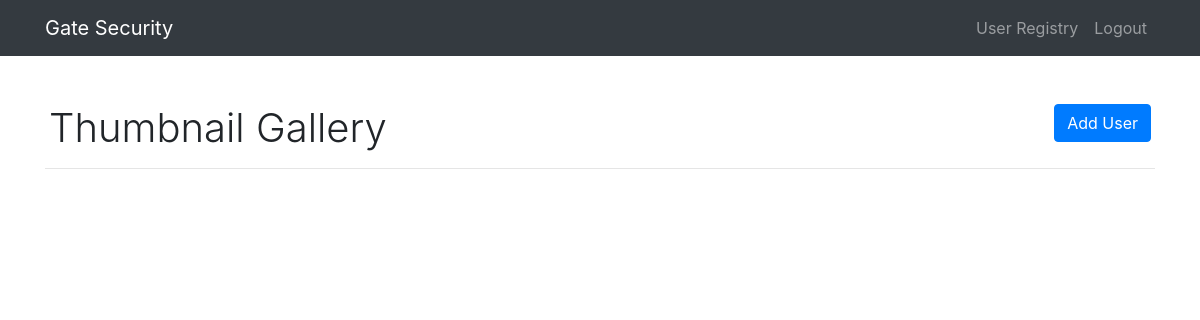
The app's page /user/1/image (signed in), older data.
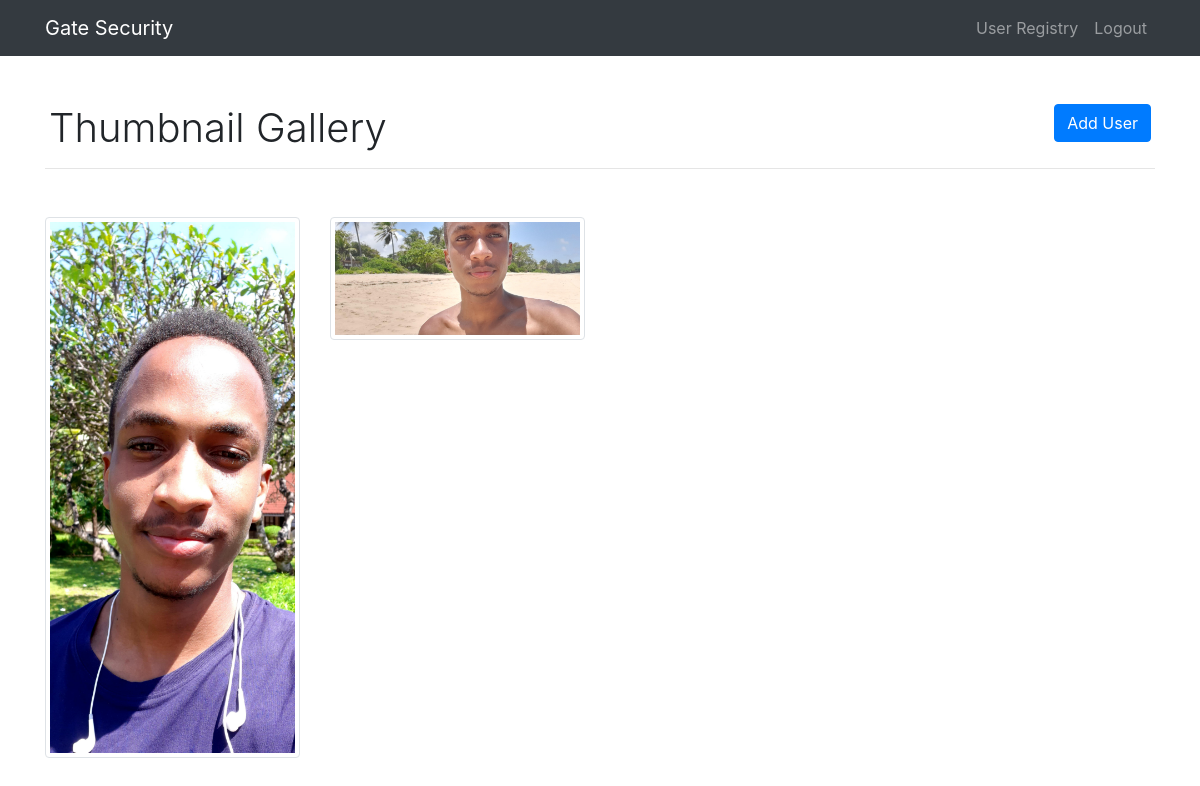
The same page, newer data.
### security/models/Image.py (models this page shows)
class Image(db.Model):
    id = db.Column(db.Integer, primary_key=True)
    file = db.Column(db.String(20), nullable=False)
    encoding = db.Column(db.BLOB, nullable=False)
    date_created = db.Column(db.DateTime, nullable=False, default=datetime.utcnow)
    user_id = db.Column(db.Integer, db.ForeignKey('user.id'), nullable=False)

### security/routes/routes.py (the view)
@app.route("/user/<user_id>/image", methods=['GET', 'POST'])
@login_required
def image(user_id):
    return ImageController.create(user_id)

### security/controllers/ImageController.py (called while the page is built, shortened)
def create(user):
    user = User.query.get(user)
    images = ImageModel.query.filter_by(user=user).all()
    form = Create.Form()
    return render_template('image.html', title='Store Image', form=form, user=user, images=images)

### security/models/Admin.py (called while the page is built)
@login_manager.user_loader
def load_user(user_id):
    return Admin.query.get(int(user_id))

### security/templates/image.html (shortened to what this page needs)
{% extends "layout.html" %}
{% block content %}
	<div class="container my-5">
		<div class="row mx-1">
			<h1 class="font-weight-light text-center text-lg-left mr-auto">Thumbnail Gallery</h1>
			<div>
				<button type="button" class="btn btn-primary" data-toggle="modal" data-target="#exampleModal">Add User
				</button>
			</div>
		</div>
		<hr class="mt-2 mb-5">
		<div class="row text-center text-lg-left">
			{% for image in images %}
				<div class="col-lg-3 col-md-4 col-6">
					<a href="#" class="d-block mb-4 h-100" data-toggle="modal" data-target="#modal{{ image.id }}">
						<img class="img-fluid img-thumbnail" src='{{ url_for('static',filename='images/'+image.file) }}'
							 alt="Image">
					</a>
				</div>
			{% endfor %}
		</div>
	</div>
{% endblock content %}

Row changes from the older to the newer data that the page shows:
added Image: file (picture)
added Image: file (picture)
